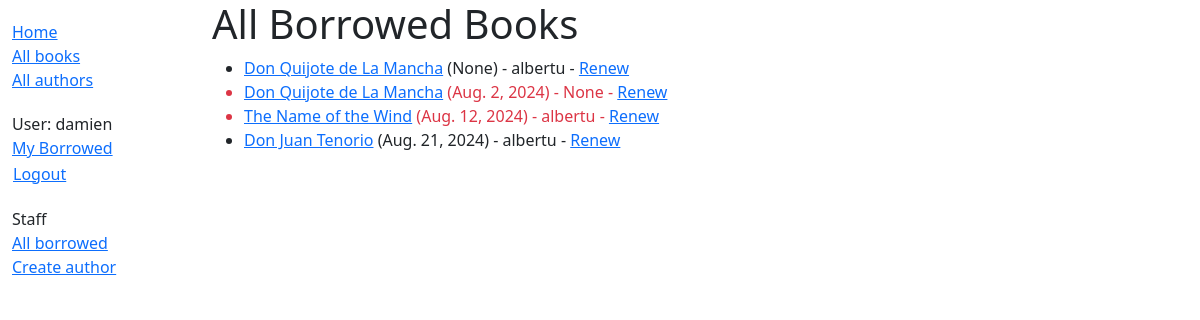
Screenshot of /catalog/allborrowedbooks/ (signed in) with the database file from the repository.
### catalog/models.py (models this page shows, shortened)
class BookInstance(models.Model):
    id = models.UUIDField(primary_key=True, default=uuid.uuid4,
                          help_text="Unique ID for this particular book across whole library")
    book = models.ForeignKey('Book', on_delete=models.RESTRICT, null=True)
    imprint = models.CharField(max_length=200)
    due_back = models.DateField(null=True, blank=True)
    borrower = models.ForeignKey(
        settings.AUTH_USER_MODEL, on_delete=models.SET_NULL, null=True, blank=True)
    class Meta:
        ordering = ['due_back']
        permissions = (("can_mark_returned", "Set book as returned"),)
    @property
    def is_overdue(self):
        return bool(self.due_back and date.today() > self.due_back)
    LOAN_STATUS = (
        ('d', 'Maintenance'),
        ('o', 'On loan'),
        ('a', 'Available'),
        ('r', 'Reserved'),
    )
    status = models.CharField(
        max_length=1,
        choices=LOAN_STATUS,
        blank=True,
        default='d',
        help_text='Book availability')
    class Meta:
        ordering = ['due_back']
        permissions = (("can_mark_returned", "Set book as returned"),)

class Book(models.Model):
    title = models.CharField(max_length=200)
    author = models.ForeignKey('Author', on_delete=models.RESTRICT, null=True)
    summary = models.TextField(
        max_length=1000, help_text="Enter a brief description of the book")
    isbn = models.CharField('ISBN', max_length=13,
                            unique=True,
                            help_text='13 Character <a href="https://www.isbn-international.org/content/what-isbn'
                                      '">ISBN number</a>')
    genre = models.ManyToManyField(
        Genre, help_text="Select a genre for this book")
    language = models.ForeignKey(
        'Language', on_delete=models.SET_NULL, null=True)
    class Meta:
        ordering = ['title', 'author']
    def display_genre(self):
        """Creates a string for the Genre. This is required to display genre in Admin."""
        return ', '.join([genre.name for genre in self.genre.all()[:3]])
    display_genre.short_description = 'Genre'

### catalog/views.py (the view)
# urls.py: path('allborrowedbooks/', views.AllLoanedBooksListView.as_view(), name='all-borrowed'),
class AllLoanedBooksListView(PermissionRequiredMixin, generic.ListView):
    permission_required = 'catalog.can_mark_returned'
    model = BookInstance
    template_name = 'catalog/bookinstance_list_all_borrowed_book.html'
    paginate_by = 10
    def get_queryset(self):
        return BookInstance.objects.filter(status__exact='o').order_by('due_back')
    def get_context_data(self, **kwargs):
        context = super().get_context_data(**kwargs)
        context['today'] = timezone.now().date()
        return context

### catalog/templates/catalog/bookinstance_list_all_borrowed_book.html (shortened to what this page needs)
{% extends "base_generic.html" %}
{% block content %}
	<h1>All Borrowed Books</h1>
	{% if bookinstance_list %}
		<ul>
			{% for bookinst in bookinstance_list %}
      		<li class="{% if bookinst.is_overdue %}text-danger{% endif %}">
        		<a href="{% url 'book-detail' bookinst.book.pk %}">{{ bookinst.book.title }}</a> ({{ bookinst.due_back }}) {% if user.is_staff %}- {{ bookinst.borrower }}{% endif %}
			{% if perms.catalog.can_mark_returned %}- <a href="{% url 'renew-book-librarian' bookinst.id %}">Renew</a>{% endif %}
			</li>
			{% endfor %}
		</ul>
	{% endif %}
{% endblock content %}

### catalog/templates/base_generic.html (shortened to what this page needs)
<!DOCTYPE html>
<html lang="en">
  <head>
    <link href="https://cdn.jsdelivr.net/npm/bootstrap@5.3.3/dist/css/bootstrap.min.css"
      rel="stylesheet"
>
    {% load static %}
    <link rel="stylesheet" href="{% static 'css/styles.css' %}" />
  </head>
  <body>
    <div class="container-fluid">
      <div class="row">
        <div class="col-sm-2">
          {% block sidebar %}
            <ul class="sidebar-nav">
              <li><a href="{% url 'index' %}">Home</a></li>
              <li><a href="{% url 'books' %}">All books</a></li>
              <li><a href="{% url 'authors' %}">All authors</a></li>
            </ul>
            <ul class="sidebar-nav">
              {% if user.is_authenticated %}
                <li>User: {{ user.get_username }}</li>
                <li><a href="{% url 'my-borrowed' %}">My Borrowed</a></li>
                <li>
                  <form id="logout-form" method="post" action="{% url 'logout' %}">
                    <button type="submit" class="btn btn-link">Logout</button>
                  </form>
                </li>
              {% else %}
                <li><a href="{% url 'login' %}?next={{ request.path }}">Login</a></li>
              {% endif %}
              {% if perms.catalog.can_mark_returned %}
              <ul class="sidebar-nav">
              <li>Staff</li>
              <li><a href="{% url 'all-borrowed' %}">All borrowed</a></li>
              {% endif %}
              {% if perms.catalog.add_author %}
              <li><a href="{% url 'author-create' %}">Create author</a></li>
              </ul>
              {% endif %}
            </ul>
          {% endblock %}
        </div>
        <div class="col-sm-10 ">
          {% block content %}{% endblock %}</div>
      </div>
    </div>
  </body>
</html>

### catalog/static/css/styles.css (style rules this page uses)
.sidebar-nav { margin-top: 20px; padding: 0; list-style: none; }
#logout-form { display: inline; }
#logout-form button { padding: 0; margin: 0; }

### rows the page displays
BookInstance: book "Don Quijote de La Mancha", due_back "None", borrower "albertu"
BookInstance: book "Don Quijote de La Mancha", due_back "Aug. 2, 2024", borrower "None"
BookInstance: book "The Name of the Wind", due_back "Aug. 12, 2024", borrower "albertu"
BookInstance: book "Don Juan Tenorio", due_back "Aug. 21, 2024", borrower "albertu"

### other values shown
{{ user.get_username }} "damien"
